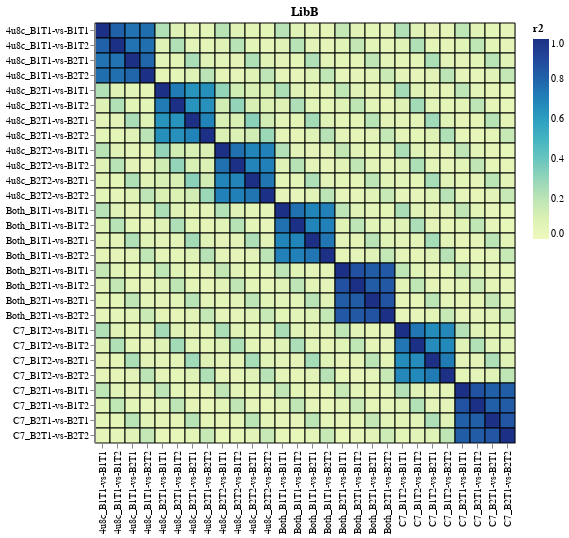

Here is the notebook cell this chart was saved with:
### Markdown cell above
# Correlations in variant functional scores
Correlations among functional scores of variants with the same barcode in the same library:

### Code cell
pre_selection_dates = count_summaries.set_index("selection")[
    "pre_selection_date"
].to_dict()
post_selection_dates = count_summaries.set_index("selection")[
    "post_selection_date"
].to_dict()

corrs = (
    dms_variants.utils.tidy_to_corr(
        df=func_scores.merge(
            count_summaries[["selection", "library"]],
            on="selection",
            validate="many_to_one",
        ),
        sample_col="selection",
        label_col="barcode",
        value_col="func_score",
        group_cols="library",
    )
    .rename(columns={"correlation": "r"})
    .assign(
        r2=lambda x: x["r"] ** 2,
        pre_date_1=lambda x: x["selection_1"].map(pre_selection_dates),
        pre_date_2=lambda x: x["selection_2"].map(pre_selection_dates),
        pre_selection_date=lambda x: x["pre_date_1"].where(
            x["pre_date_1"] == x["pre_date_2"], pd.NA
        ),
        post_date_1=lambda x: x["selection_1"].map(post_selection_dates),
        post_date_2=lambda x: x["selection_2"].map(post_selection_dates),
        post_selection_date=lambda x: x["post_date_1"].where(
            x["post_date_1"] == x["post_date_2"], pd.NA
        ),
    )
    .drop(columns=["pre_date_1", "pre_date_2", "post_date_1", "post_date_2"])
)

for library, library_corr in corrs.groupby("library"):
    corr_chart = (
        alt.Chart(library_corr)
        .encode(
            alt.X("selection_1", title=None),
            alt.Y("selection_2", title=None),
            color=alt.Color("r2", scale=alt.Scale(zero=True)),
            tooltip=[
                alt.Tooltip(c, format=".3g") if c in ["r", "r2"] else c
                for c in corrs.columns
            ],
        )
        .mark_rect(stroke="black")
        .properties(width=alt.Step(15), height=alt.Step(15), title=library)
        .configure_axis(labelLimit=500)
    )

    for sel in selectors:
        corr_chart = corr_chart.add_params(sel).transform_filter(sel)

    corr_chart = corr_chart.properties(autosize=alt.AutoSizeParams(resize=True))

    display(corr_chart)

### Figure 1 — Vega-Lite specification as saved in the notebook (floating-point values rounded to 4 significant figures; data arrays with more than 128 entries replaced by an {"elided": "..."} marker saying what was removed)
{"config": {"view": {"continuousWidth": 300, "continuousHeight": 300}, "axis": {"labelLimit": 500}}, "data": {"name": "data-2a3964d6f13803d8b0b807f8f0f1d889"}, "mark": {"type": "rect", "stroke": "black"}, "autosize": {"resize": true}, "encoding": {"color": {"field": "r2", "scale": {"zero": true}, "type": "quantitative"}, "tooltip": [{"field": "library", "type": "nominal"}, {"field": "selection_1", "type": "nominal"}, {"field": "selection_2", "type": "nominal"}, {"field": "r", "format": ".3g", "type": "quantitative"}, {"field": "r2", "format": ".3g", "type": "quantitative"}, {"field": "pre_selection_date", "type": "nominal"}, {"field": "post_selection_date", "type": "nominal"}], "x": {"field": "selection_1", "title": null, "type": "nominal"}, "y": {"field": "selection_2", "title": null, "type": "nominal"}}, "height": {"step": 15}, "params": [{"name": "param_1", "select": {"type": "point", "fields": ["library"]}, "bind": {"input": "select", "options": [null, "LibB"], "labels": ["all", "LibB"], "name": "library"}}, {"name": "param_2", "select": {"type": "point", "fields": ["pre_selection_date"]}, "bind": {"input": "select", "options": [null, "2023-10-17"], "labels": ["all", "2023-10-17"], "name": "pre_selection_date"}}, {"name": "param_3", "select": {"type": "point", "fields": ["post_selection_date"]}, "bind": {"input": "select", "options": [null, "2023-10-17"], "labels": ["all", "2023-10-17"], "name": "post_selection_date"}}], "title": "LibB", "transform": [{"filter": {"param": "param_1"}}, {"filter": {"param": "param_2"}}, {"filter": {"param": "param_3"}}], "width": {"step": 15}, "$schema": "https://vega.github.io/schema/vega-lite/v5.15.1.json", "datasets": {"data-2a3964d6f13803d8b0b807f8f0f1d889": {"elided": "784 records"}}}
